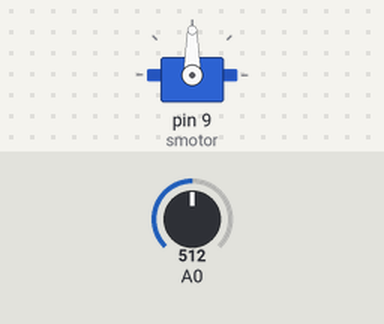
This sketch was run on a simulated Arduino Uno, built with avr-gcc and run on an emulated ATmega328P. Parts: servo. Inputs (shaded band) come from the test bench; at power-on: A0 = 512.

Above: at 1.2 s.
1.3 s: A0 set to 716
At 2.4 s:
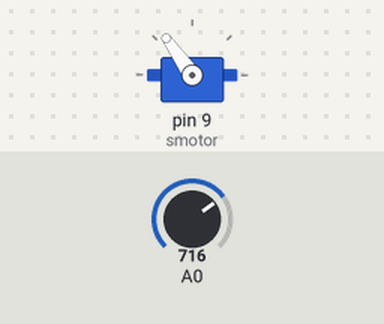
2.8 s: A0 set to 900
At 3.8 s:
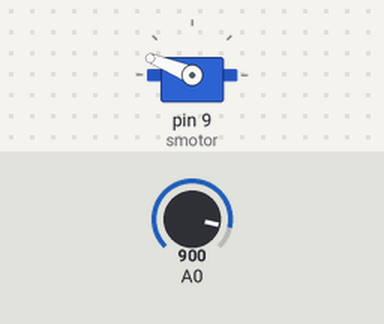
4.3 s: A0 set to 1023
At 5.2 s:
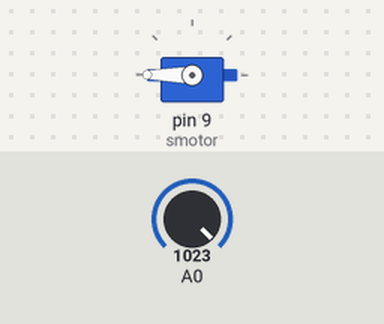
5.8 s: A0 set to 306
At 6.6 s:
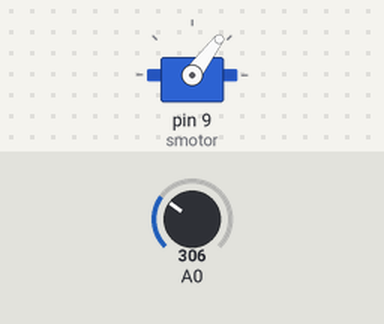
7.3 s: A0 set to 122
At 8.0 s:
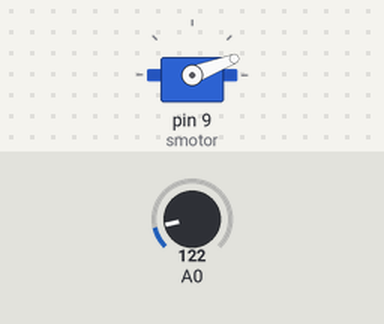
Timing chart, 0 to 9.8 s (numbered marks = the images above; inputs shaded):
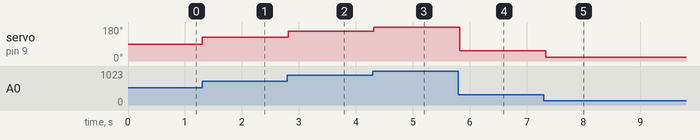

The sketch:

potansiyometre_servo.ino
```cpp
// Potansiyometre ile servo motorun açısını ayarlama uygulaması
#include<Servo.h>

Servo smotor;

void setup()
{
  smotor.attach(9);
}


void loop()
{
int oku = analogRead(A0); //A0 dan analog bilgiyi oku ve "oku" isimli değişkene sakla - "0-1023"
int aci = map(oku,0,1023,0,180);
smotor.write(aci); //"0-180"
delay(50);

}
```

Measured:
- after the input at 1.3 s, servo on pin 9 (smotor): 90° → 125° at once
- after the input at 2.8 s, servo on pin 9 (smotor): 125° → 158° at once
- after the input at 4.3 s, servo on pin 9 (smotor): 158° → 180° at once
- after the input at 5.8 s, servo on pin 9 (smotor): 180° → 53° at once
- after the input at 7.3 s, servo on pin 9 (smotor): 53° → 21° at once
